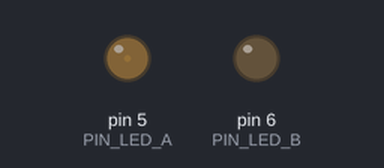
Simulated run of this sketch. Board: Arduino Uno, built with avr-gcc and run on an emulated ATmega328P. On the bench: output pins drawn as LEDs (lit = HIGH).

Above: at 0.05 s.
At 2.3 s:
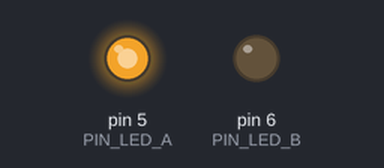
At 4.55 s:
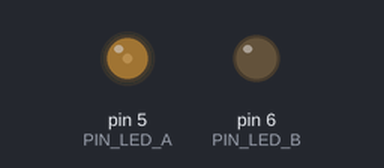
At 9.65 s:
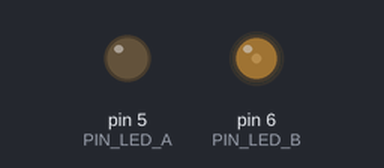
Timing chart, 0 to 13.2 s (numbered marks = the images above):
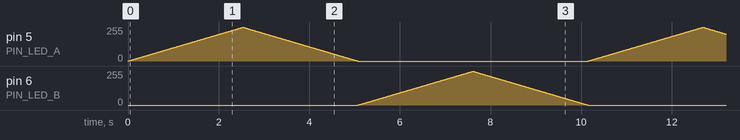

The sketch:

DualLed.ino
```cpp
#define PIN_LED_A 5
#define PIN_LED_B 6

#define STEP 1
#define SYNC 10

void setup()
{
  pinMode(PIN_LED_A, OUTPUT);
  pinMode(PIN_LED_B, OUTPUT);
}

void loop()
{
  for (int state = 0; state <= 255; state += STEP) {
    analogWrite(PIN_LED_A, state);
    delay(SYNC);
  }
  for (int state = 250; state >= 0; state -= STEP) {
    analogWrite(PIN_LED_A, state);
    delay(SYNC);
  }

  for (int state = 0; state <= 255; state += STEP) {
    analogWrite(PIN_LED_B, state);
    delay(SYNC);
  }
  for (int state = 250; state >= 0; state -= STEP) {
    analogWrite(PIN_LED_B, state);
    delay(SYNC);
  }
}
```
